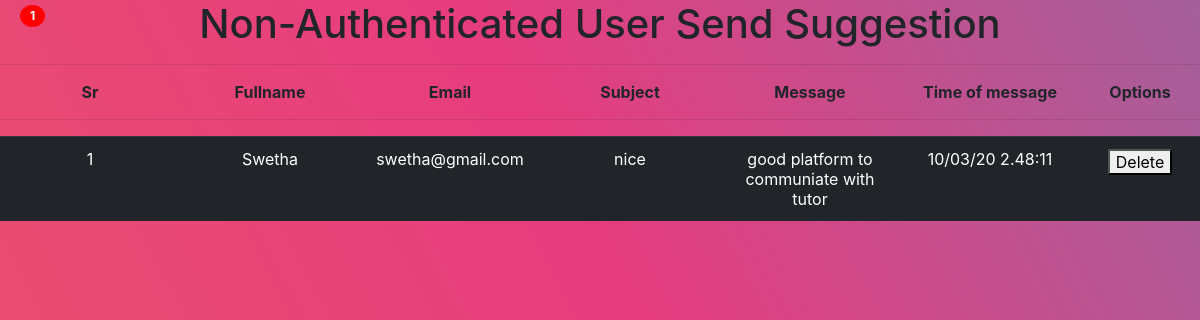
Page /admessage.php on the committed database.
### tables this page shows
CREATE TABLE `contacttable` (
  `fullname` varchar(20) NOT NULL,
  `email` varchar(100) NOT NULL,
  `subject` varchar(100) NOT NULL,
  `message` varchar(200) NOT NULL,
  `time` varchar(100) NOT NULL
);

### admessage.php (the view, shortened to what this page needs)
<link rel="stylesheet" href="https://stackpath.bootstrapcdn.com/bootstrap/4.1.3/css/bootstrap.min.css">
<center><h1>Non-Authenticated User Send Suggestion</h1></center><hr>
<?php
$i=0;
if($_SERVER['REQUEST_METHOD']=="GET"){
$localhost = "localhost";
$usernamew = "root";
$passwordw = "";
$db = "expdb";
$conn = mysqli_connect($localhost,$usernamew,$passwordw,$db);
if(!$conn){
echo "Connection error";
}
else{
$sql = "Select * from contacttable order by time desc";
$result = mysqli_query($conn,$sql);
echo "<table class='cont-head'>";
echo "<tr >";
echo "<td>Sr</td><td>Fullname</td><td>Email</td><td>Subject</td><td>Message</td><td>Time of message</td><td>Options</td>";
echo "</tr>";
echo "</table><hr>";
echo "<table class='cont table table-hover table-dark'>";
if (mysqli_num_rows($result) > 0) {
while($row = mysqli_fetch_assoc($result)){
    $i++;
echo "<tr >";
echo  "<td >".$i."</td>"."<td>".$row["fullname"]."</td><td>".$row["email"]."</td><td> ".$row["subject"]."</td><td>".$row["message"]."</td><td>".$row["time"]."</td><td><button >Delete</button>";
echo "</td>";
echo "</tr>";
}
echo "</table>";
echo "<span class='badge'>$i</span>";
}
else{
echo "0 results";
}
}
}
?>

### admessage.php (style rules this page uses)
.cont { width:100%; }
.cont-head { width:100%; font-weight: bolder; }
td { width:15%; text-align: center; }
.badge { position: absolute; top: 5px; left:20px; padding: 5px 10px; border-radius: 50%; background-color: red; color: white; }

### rows in the picture
contacttable: fullname "Swetha", email "swetha@gmail.com", subject "nice", message "good platform to communiate with tutor", time "10/03/20 2.48:11"

### other values in the picture
$i "1"
